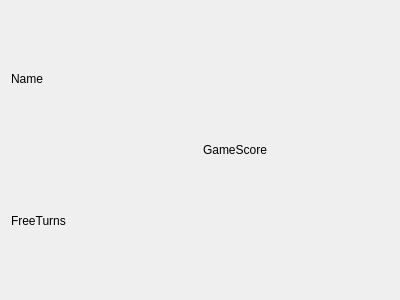
<?xml version="1.0" encoding="UTF-8"?>
<ui version="4.0">
 <class>PlayerFrame</class>
 <widget class="QFrame" name="PlayerFrame">
  <property name="geometry">
   <rect>
    <x>0</x>
    <y>0</y>
    <width>400</width>
    <height>300</height>
   </rect>
  </property>
  <property name="windowTitle">
   <string>Frame</string>
  </property>
  <layout class="QHBoxLayout" name="horizontalLayout">
   <item>
    <layout class="QHBoxLayout" name="baseLayout">
     <item>
      <layout class="QVBoxLayout" name="verticalLayout">
       <item>
        <widget class="QLabel" name="label_playername">
         <property name="text">
          <string>Name</string>
         </property>
        </widget>
       </item>
       <item>
        <widget class="QLabel" name="label_freeturns">
         <property name="text">
          <string>FreeTurns</string>
         </property>
        </widget>
       </item>
      </layout>
     </item>
     <item>
      <layout class="QVBoxLayout" name="attributeLayout">
       <item>
        <widget class="QLabel" name="label_gamescore">
         <property name="text">
          <string>GameScore</string>
         </property>
        </widget>
       </item>
      </layout>
     </item>
    </layout>
   </item>
  </layout>
 </widget>
 <resources/>
 <connections/>
</ui>
